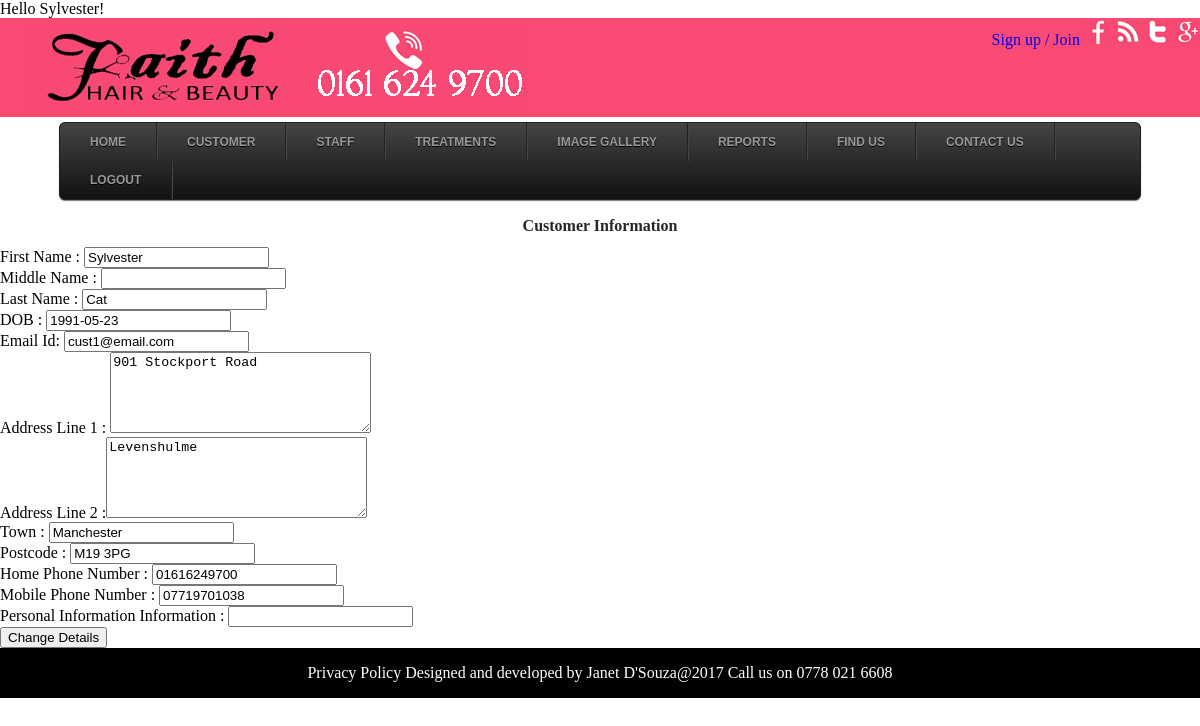
Screenshot of /public/showCustomerDetails.php (signed in) with the database file from the repository.
### tables this page shows
CREATE TABLE faith_customer (
customer_Id INT(10) NOT NULL AUTO_INCREMENT,
cust_FName varchar(25) NOT NULL,
cust_MName varchar(25),
cust_LName varchar(50) NOT NULL,
cust_DOB Date,
cust_Email varchar(50) NOT NULL,
cust_Address1 varchar(50) NOT NULL,
cust_Address2 varchar(50),
cust_Town varchar(25) NOT NULL,
cust_Postcode varchar(15) NOT NULL,
cust_Homephone varchar(15),
cust_Mobilephone varchar(15),
cust_Personal_Info varchar(250),
cust_Password varchar(50) NOT NULL,
CONSTRAINT customer_ID_PK PRIMARY KEY (customer_Id),
CONSTRAINT cust_Email_UQ UNIQUE (cust_Email)
);

### public/showCustomerDetails.php (the view, shortened to what this page needs)
<?php
	require_once ("../includes/session.php");
	require_once ("../includes/functions.php");
	include ("../includes/layouts/header.php");
?>
<h3>Customer Information </h3>
<?php
	$query = 'SELECT * FROM faith_customer WHERE cust_FName = "' . $_SESSION['first_name'] . '" AND cust_Email="' . $_SESSION['email'] . '";';
	$result=@mysqli_query($connection,$query);
	$num_rows = mysqli_num_rows($result);
	if ($result) {
		if ($num_rows > 0) {
				while ($row = mysqli_fetch_array($result, MYSQLI_ASSOC))
				{
					echo'<form action="updateCustomer.php" method="post">	';
 					echo '<tr><td><p>First Name : <input type="text" name="cust_FName" value="' . $row['cust_FName'] . '"></p></td></tr>';
					echo '<tr><td><p>Middle Name : <input type="text" name="cust_MName" value="' . $row['cust_MName'] . '"></p></td></tr>';
					echo '<tr><td><p>Last Name : <input type="text" name="cust_LName" value="' . $row['cust_LName'] . '"></p></td></tr>';
					echo '<tr><td><p>DOB : <input type="text" name="cust_DOB" value="' . $row['cust_DOB'] . '"></p></td></tr>';
					echo '<tr><td><p>Email Id: <input type="email" name="cust_Email" value="' . $row['cust_Email'] . '"></p></td></tr>';
					echo '<tr><td><p>Address Line 1 : <textarea name="cust_address1" rows="5" cols="30">' . $row['cust_Address1'] . '</textarea></p></td></tr>';
					echo '<tr><td><p>Address Line 2 :<textarea name="cust_address2" rows="5" cols="30">' . $row['cust_Address2'] . '</textarea></p></td></tr>';
					echo '<tr><td><p>Town : <input type="text" name="cust_Town" value="' . $row['cust_Town'] . '"></p></td></tr>';
					echo '<tr><td><p>Postcode : <input type="text" name="cust_Postcode" value="' . $row['cust_Postcode'] . '"></p></td></tr>';
					echo '<tr><td><p>Home Phone Number : <input type="text" name="cust_Homephone" value="' . $row['cust_Homephone'] . '"></p></td></tr>';
					echo '<tr><td><p>Mobile Phone Number : <input type="text" name="cust_Mobilephone" value="' . $row['cust_Mobilephone'] . '"></p></td></tr>';
					echo '<tr><td><p>Personal Information Information : <input type="text" name="cust_Personal_Info" value="' . $row['cust_Personal_Info'] . '"></p></td></tr>';
					echo '<input type="submit" value="Change Details"></form></td>';
				}
		}
		else
		{
			echo '<p class="error">This customer does not exist.</p>';
			echo '<p>' . mysqli_error($connection) . '</p>';
		}
	}
	else
	{
		echo '<h3 class="error">System Error</h3>
		<p class="error">customer information could not be retrieved.</p>';
		echo '<p>' . mysqli_error($connection) . '</p>';
	}
?>
<?php
	include ("../includes/layouts/footer.php");
?>

### includes/session.php (shortened to what this page needs)
<?php
if (isset($_SESSION['first_name'])) {
	echo "<p class='hello'>Hello {$_SESSION['first_name']}!</p>";
} else {
	echo "<p class='hello'>Hello Stranger!</p>";
}
?>

### includes/layouts/header.php (shortened to what this page needs)
<!DOCTYPE HTML>
<HTML>
	<HEAD>
		<link rel="stylesheet" href="//code.jquery.com/ui/1.12.1/themes/base/jquery-ui.css">
		<link rel="stylesheet" href="//cdnjs.cloudflare.com/ajax/libs/timepicker/1.3.5/jquery.timepicker.min.css">
		<link rel="stylesheet" type="text/css" href="stylesheets/imageGallery.css" media="all">
		<link rel="stylesheet" type="text/css" href="stylesheets/menu.css" media="all">
	</HEAD>
	<BODY>
		<header>
			<div class="wrapper">
					<ul class="social_media_icon">
						<li><a href="https://www.facebook.com/Faith-Hair-Beauty-154122081353839/"><img src="images/fb.png" alt="Facebook"></a></li>
						<li><a href="#"><img src="images/rss.png" alt="rss"></a></li>
						<li><a href="#"><img src="images/tw.png" alt="Twitter"></a></li>
						<li><a href="#"><img src="images/g.png" alt="google+"></a></li>
					</ul>
				<div class="header-top"> <a href="index.php"><img src="images/logotext.png" alt="Faith Logo"/></a>
						<ul class="social_media_icon">
							<li><a href="login.php">Sign up / Join</a></li>
						</ul>
				</div>
			</div>
			<nav id="wrap-menu">
			   	<ul id="menu">
							<li><a href="index.php" accesskey="h">HOME</a></li>
				<li><a href="#">CUSTOMER</a>
				</li>
				<li><a href="#">STAFF</a>
				</li>
				<li><a href="treatments.php" accesskey="t">TREATMENTS</a></li>
				<li><a href="imageGallery.php" accesskey="g">IMAGE GALLERY</a></li>
				<li><a href="reports.php" accesskey="o">REPORTS</a></li>
				<li><a href="findUs.php" accesskey="n">FIND US</a></li>
				<li><a href="contactUs1.php">CONTACT US</a></li>
				<li><?php
						if ((isset($_SESSION['first_name'])) && (!strpos($_SERVER['PHP_SELF'], 'logout.php')) )
						{
							echo '<a href="logout.php">LOGOUT</a>';
						}
						else
						{
							echo '<a href="login.php">LOGIN</a>';
						}
						?>
					</li>
				</ul>
			</nav>
			</header>
	<section id="maincontent">

### includes/layouts/footer.php (shortened to what this page needs)
</section>
<link rel="stylesheet" type="text/css" href="stylesheets/style.css" media="all">
	<footer class="footer">
    Privacy Policy	Designed and developed by Janet D'Souza@2017	Call us on 0778 021 6608
	</footer>
</body>
</html>

### public/stylesheets/menu.css (style rules this page uses)
html,body,div,span,applet,object,iframe,h1,h2,h3,h4,h5,h6,p,blockquote,pre,a,abbr,acronym,address,big,cite,code,del,dfn,em,img,ins,kbd,q,s,samp,small,strike,strong,sub,sup,tt,var,b,u,i,dl,dt,dd,ol,nav ul,nav li,fieldset,form,label,legend,table,caption,tbody,tfoot,thead,tr,th,td,article,aside,canvas,details,embed,figure,figcaption,header,hgroup,menu,nav,output,ruby,section,summary,time,mark,audio,video { margin:0;padding:0;border:0;font-size:100%;font:inherit;vertical-align:baseline; }
article, aside, details, figcaption, figure, header, hgroup, menu, nav, section { display: block; }
ol,ul { list-style:none;margin:0;padding:0; }
body { font-family:Arial, Helvetica, sans-serif; background:#fff; }
.wrapper { width:90%; margin:0 auto; }
.header-top { background:#F84A73; padding: 1% 2%; }
.social_media_icon { list-style: none; float:right; }
.social_media_icon li { float: left; margin-left: 5px; padding-top: 1%; }
.social_media_icon li a img { vertical-align: middle; }
#menu, #menu ul { margin: 0; padding: 0; list-style: none; }
#menu { width:90%; margin: 5px auto; border: 1px solid #222; background-color: #111; background-image: linear-gradient(#444, #111); border-radius: 6px; box-shadow: 0 1px 1px #777; }
#menu:before, #menu:after { content: ""; display: table; }
#menu:after { clear: both; }
#menu { -webkit-transform: scale(1); }
#menu li { float: left; border-right: 1px solid #222; box-shadow: 1px 0 0 #444; position: relative; }
#menu a { float: left; padding: 12px 30px; color: #999; text-transform: uppercase; font: bold 12px Arial, Helvetica; text-decoration: none; text-shadow: 0 1px 0 #000; }

### public/stylesheets/style.css (style rules this page uses)
html,body,div,span,applet,object,iframe,h1,h2,h3,h4,h5,h6,p,blockquote,pre,a,abbr,acronym,address,big,cite,code,del,dfn,em,img,ins,kbd,q,s,samp,small,strike,strong,sub,sup,tt,var,b,u,i,dl,dt,dd,ol,nav ul,nav li,fieldset,form,label,legend,table,caption,tbody,tfoot,thead,tr,th,td,article,aside,canvas,details,embed,figure,figcaption,footer,header,hgroup,menu,nav,output,ruby,section,summary,time,mark,audio,video { margin:0;padding:0;border:0;font-size:100%;font:inherit;vertical-align:baseline; }
article, aside, details, figcaption, figure,footer, header, hgroup, menu, nav, section { display: block; }
ol,ul { list-style:none;margin:0;padding:0; }
body { background:#fff; }
H3 { font-size :1.0em; color :#252826; padding: 1% 2%; text-align:center; font-weight:bold; }
a { text-decoration:none; }
img { max-width:100%; }
.wrapper { width:100%; margin:0 auto; }
.header-top { background:#F84A73; padding: 1% 2%; }
.social_media_icon { list-style: none; float:right; }
.footer { padding: 1em; color: white; background-color: black; clear: left; text-align: center; }

### rows the page displays
faith_customer: cust_FName "Sylvester", cust_LName "Cat", cust_DOB "1991-05-23", cust_Email "cust1@email.com", cust_address1 "901 Stockport Road", cust_address2 "Levenshulme", cust_Town "Manchester", cust_Postcode "M19 3PG", cust_Homephone "01616249700", cust_Mobilephone "07719701038"

### other values shown
$_SESSION['first_name'] "Sylvester"
